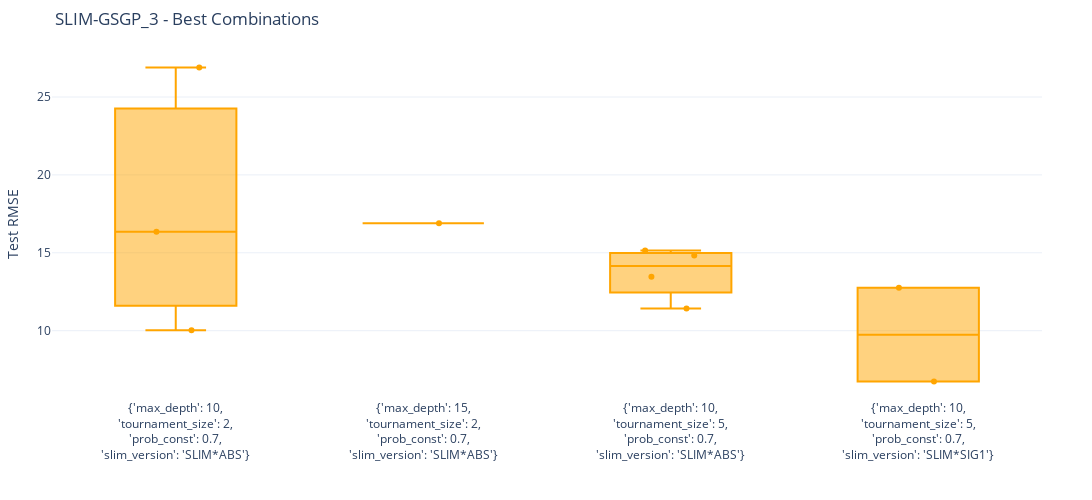

Write notebook code for a chart like this one.
### Code cell
test_best_combs(model_name=MODEL_NAME)

### Figure 1 — Plotly figure (JSON) as saved in the notebook; plotly's stock layout.template omitted (floating-point values rounded to 4 significant figures)
{"data": [{"boxpoints": "all", "jitter": 0.5, "line": {"color": "orange"}, "name": "{'max_depth': 10,<br>'tournament_size': 2,<br>'prob_const': 0.7,<br>'slim_version': 'SLIM*ABS'}", "pointpos": 0, "type": "box", "y": [26.9, 16.35, 10.02]}, {"boxpoints": "all", "jitter": 0.5, "line": {"color": "orange"}, "name": "{'max_depth': 15,<br>'tournament_size': 2,<br>'prob_const': 0.7,<br>'slim_version': 'SLIM*ABS'}", "pointpos": 0, "type": "box", "y": [16.9]}, {"boxpoints": "all", "jitter": 0.5, "line": {"color": "orange"}, "name": "{'max_depth': 10,<br>'tournament_size': 5,<br>'prob_const': 0.7,<br>'slim_version': 'SLIM*ABS'}", "pointpos": 0, "type": "box", "y": [13.46, 14.83, 11.43, 15.15]}, {"boxpoints": "all", "jitter": 0.5, "line": {"color": "orange"}, "name": "{'max_depth': 10,<br>'tournament_size': 5,<br>'prob_const': 0.7,<br>'slim_version': 'SLIM*SIG1'}", "pointpos": 0, "type": "box", "y": [6.734, 12.75]}], "layout": {"height": 500, "margin": {"b": 20, "l": 50, "r": 50, "t": 50}, "showlegend": false, "title": {"text": "SLIM-GSGP_3 - Best Combinations"}, "width": 1100, "xaxis": {"title": {"text": ""}}, "yaxis": {"range": [0, null], "title": {"text": "Test RMSE"}}}}
